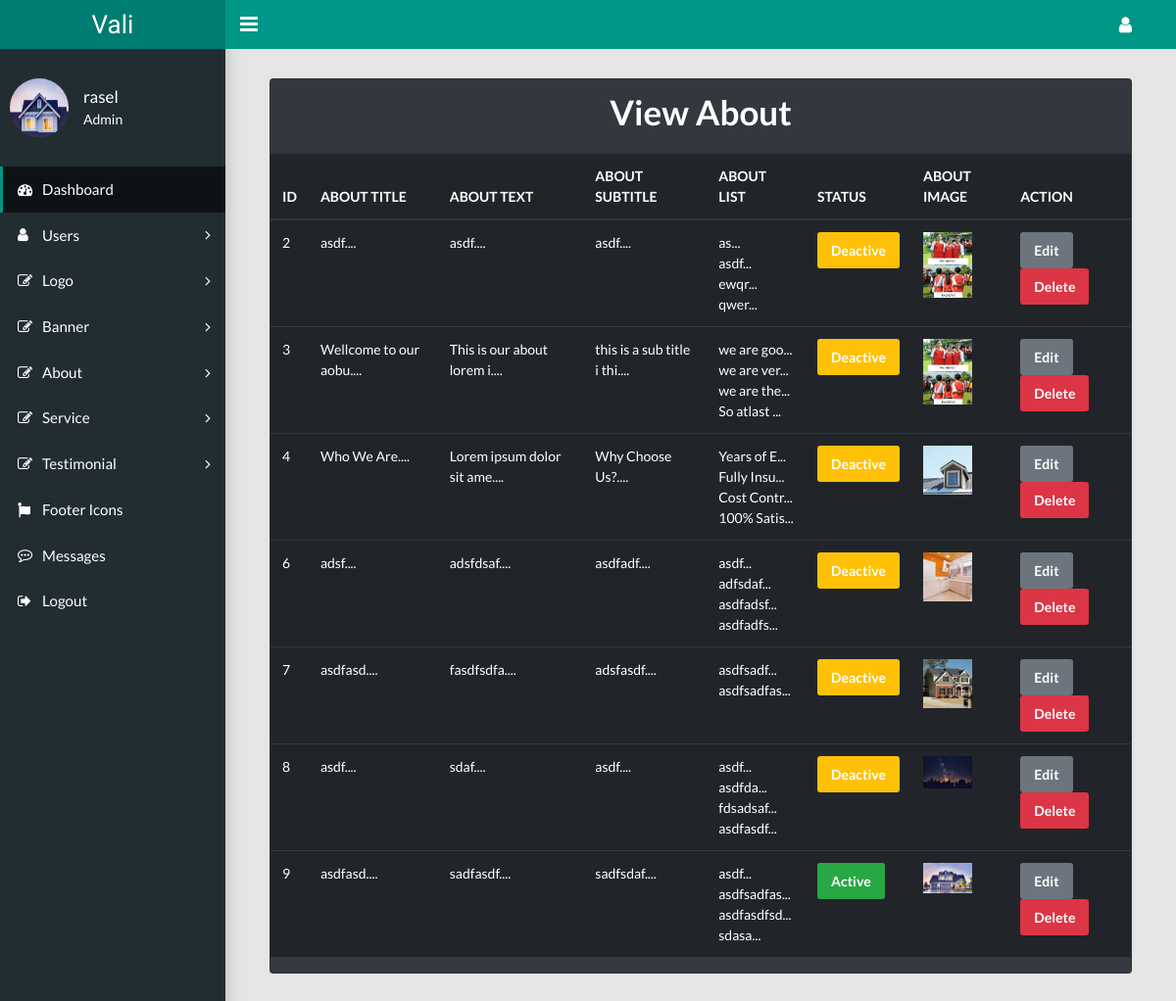
/view-about.php (signed in), run on the app's committed database.
### tables this page shows
CREATE TABLE `abouts` (
  `id` int(11) NOT NULL,
  `about_title` varchar(200) NOT NULL,
  `about_text` text NOT NULL,
  `about_subtitle` text NOT NULL,
  `about_list` varchar(500) NOT NULL,
  `about_img` varchar(200) NOT NULL,
  `status` int(11) NOT NULL
);

### view-about.php (the view, shortened to what this page needs)
<?php
require 'db.php';
$select = "SELECT * FROM abouts";
$select_con = mysqli_query($db, $select);
?>
<?php require 'des_assets/admin-header.php'; ?>
    <link rel="stylesheet" href="custom.css">
    <main class="app-content">
        <section>
            <div class="container-fluid">
                <div class="row">
                    <div class="col-lg-12 m-auto">
                        <div class="card text-white bg-dark mb-3">
                            <div class="card-header"><h1 class="text-center">View About</h1></div>
                            <table class="table table-dark">
                                <thead>
                                <tr>
                                    <th>ID</th>
                                    <th>ABOUT TITLE</th>
                                    <th>ABOUT TEXT</th>
                                    <th>ABOUT SUBTITLE</th>
                                    <th>ABOUT LIST</th>
                                    <th>STATUS</th>
                                    <th>ABOUT IMAGE</th>
                                    <th>ACTION</th>
                                </tr>
                                </thead>
                                <tbody>
                                <?php
                                foreach ($select_con as $value) { ?>
                                    <tr>
                                        <td><?php echo $value['id']; ?></td>
                                        <td><?php echo substr($value['about_title'], 0, 20) . "...."; ?></td>
                                        <td><?php echo substr($value['about_text'], 0, 25) . "...."; ?></td>
                                        <td><?php echo substr($value['about_subtitle'], 0, 25) . "...."; ?></td>
                                        <td>
                                            <ul>
                                                <?php
                                                $after_explode = explode('*',$value['about_list']);
                                                foreach ($after_explode as $value2){ ?>
                                                    <li><?php echo substr($value2, 0, 10).'...' ?> </li>
                                                <?php }  ?>
                                            </ul>
                                        </td>
                                        <td>
                                            <?php
                                            if ($value['status'] == '1') { ?>
                                                <button type="button" class="btn btn-success">
                                                    Active
                                                </button>
                                            <?php } else { ?>
                                                <button type="button" class="btn btn-warning text-white"
                                                        data-toggle="modal"
                                                        data-target="#status<?php echo $value['id']; ?>">
                                                    Deactive
                                                </button>
                                            <?php } ?>
                                        </td>
                                        <td><img src="uploads/abouts/<?php echo $value['about_img']; ?>" alt="Profile"
                                                 style="width: 50px;"></td>
                                        <td>
                                            <a href="edit-about.php?id=<?php echo $value['id'] ?>"
                                               class="btn btn-secondary">Edit</a>
                                            <button type="button" class="btn btn-danger" data-toggle="modal"
                                                    data-target="#delete<?php echo $value['id']; ?>">
                                                Delete
                                            </button>
                                        </td>
                                    </tr>
                                <?php } ?>
                                </tbody>
                            </table>
                        </div>
                    </div>
                </div>
            </div>
        </section>
    </main>
<?php
require 'des_assets/admin-footer.php';
?>

### view-about.php (style rules this page uses)
ul { padding: 0; margin: 0; }
li { padding: 0; margin: 0; list-style: none; }

### data on the page
abouts: id "2", about_title "asdf", about_text "asdf", about_subtitle "asdf", about_list "as", about_list "asdf", about_list "ewqr", about_list "qwer", about_img (picture)
abouts: id "3", about_title "Wellcome to our aobu", about_text "This is our about lorem i", about_subtitle "this is a sub title i thi", about_list "we are goo", about_list "we are ver", about_list "we are the", about_list "So atlast", about_img (picture)
abouts: id "4", about_title "Who We Are", about_text "Lorem ipsum dolor sit ame", about_subtitle "Why Choose Us?", about_list "Years of E", about_list "Fully Insu", about_list "Cost Contr", about_list "100% Satis", about_img (picture)
abouts: id "6", about_title "adsf", about_text "adsfdsaf", about_subtitle "asdfadf", about_list "asdf", about_list "adfsdaf", about_list "asdfadsf", about_list "asdfadfs", about_img (picture)
abouts: id "7", about_title "asdfasd", about_text "fasdfsdfa", about_subtitle "adsfasdf", about_list "asdfsadf", about_list "asdfsadfas", about_img (picture)
abouts: id "8", about_title "asdf", about_text "sdaf", about_subtitle "asdf", about_list "asdf", about_list "asdfda", about_list "fdsadsaf", about_list "asdfasdf", about_img (picture)
abouts: id "9", about_title "asdfasd", about_text "sadfasdf", about_subtitle "sadfsdaf", about_list "asdf", about_list "asdfsadfas", about_list "asdfasdfsd", about_list "sdasa", status "Active", about_img (picture)

### other printed values
$_SESSION['user_name'] "rasel"
